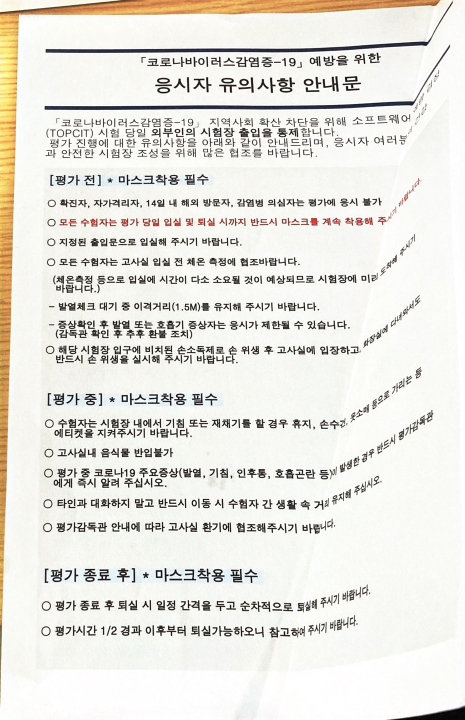
#> input picture 인간컴퓨터상호작용/팀플/hv_project/flatten/flatten/1.jpg, 929 x 1440 px, given in place of the camera (shown at 1/2 size)
$ python flatten.2.py
#> lines starting #> are read from the running program, lines starting #| are printed output that depends on the picture; after the words box and inside, x2 and y2 are one past the last pixel; in counts of white or black regions, pixels touching at a corner belong together
from cgitb import reset
import cv2
import numpy as np

def rectify(h):
    h = h.reshape((4,2))
    hnew = np.zeros((4,2),dtype = np.float32)

    add = h.sum(1)
    hnew[0] = h[np.argmin(add)]
    hnew[2] = h[np.argmax(add)]

    diff = np.diff(h,axis = 1)
    hnew[1] = h[np.argmin(diff)]
    hnew[3] = h[np.argmax(diff)]

    return hnew

# add image here.
# We can also use laptop's webcam if the resolution is good enough to capture
# readable document content
cap = cv2.VideoCapture(1, cv2.CAP_DSHOW)
while(True):
    ret, image = cap.read()
#> image is the input picture: shape (1440, 929, 3); mean B, G, R 223.5, 229.7, 231.4

    # resize image so it can be processed
    # choose optimal dimensions such that important content is not lost
    image = cv2.resize(image, (1500, 880))
#> image: shape (880, 1500, 3)

    # creating copy of original image
    orig = image.copy()

    # convert to grayscale and blur to smooth
    change_hsv = cv2.cvtColor(image, cv2.COLOR_BGR2HSV)
#> change_hsv: shape (880, 1500, 3); mean H, S, V 34.3, 12.2, 232.3
    h, s, v = cv2.split(change_hsv)
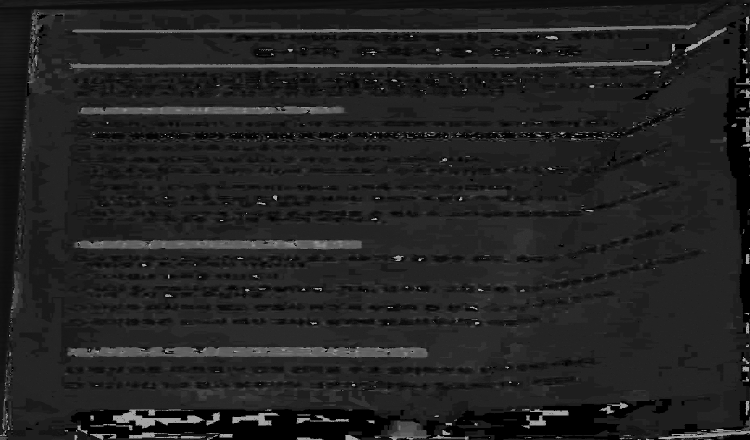
#> h: shape (880, 1500) (shown at 1/2 size); min 0, max 179, mean 34.3
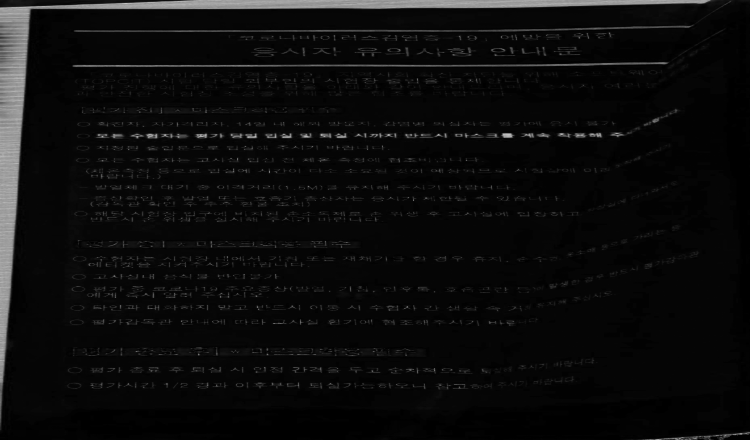
#> s: shape (880, 1500) (shown at 1/2 size); min 0, max 255, mean 12.2
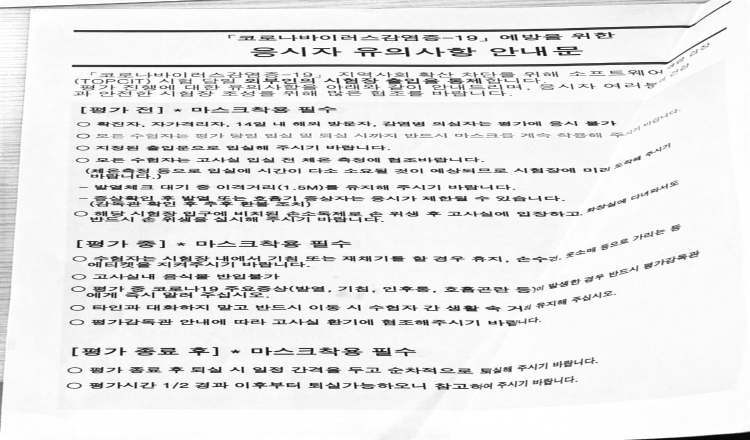
#> v: shape (880, 1500) (shown at 1/2 size); min 3, max 255, mean 232.3
    blurred = cv2.GaussianBlur(v, (5, 5), 0)
    cv2.imshow("temp", v)
    #blurred = cv2.medianBlur(gray, 5)

    # apply Canny Edge Detection
    edged = cv2.Canny(blurred, 40, 90)
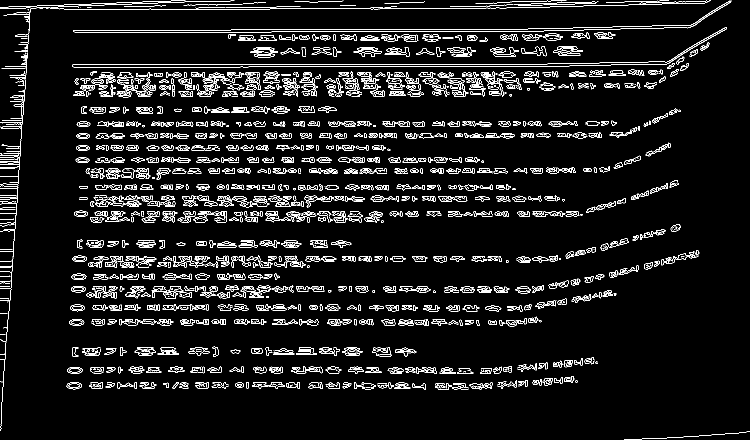
#> edged: shape (880, 1500) (shown at 1/2 size); 6.4% white in thin lines or dots
    orig_edged = edged.copy()
    """
    lines = cv2.HoughLines(edged,1,np.pi/180,150)
    if lines is not None:
        for i in range(len(lines)):
            for rho, theta in lines[i]:
                a = np.cos(theta)
                b = np.sin(theta)
                x0 = a*rho
                y0 = b*rho
                x1 = int(x0 + 1000*(-b))
                y1 = int(y0+1000*(a))
                x2 = int(x0 - 1000*(-b))
                y2 = int(y0 -1000*(a))
                cv2.line(image,(x1,y1),(x2,y2),(0,255,0),2)
    res = np.vstack((orig, image))
    """
    # find the contours in the edged image, keeping only the
    # largest ones, and initialize the screen contour
    (contours, _) = cv2.findContours(edged, cv2.RETR_LIST, cv2.CHAIN_APPROX_NONE)
#> contours = 3051 contours, 1965 with area under 20; largest, box (x1, y1, x2, y2) and area: (144, 54, 1454, 135) 6068, (144, 54, 1454, 135) 5928, (147, 1, 1463, 65) 5592, (147, 1, 1462, 65) 5490, (1322, 500, 1399, 531) 422
    contours = sorted(contours, key=cv2.contourArea, reverse=True)

    #x,y,w,h = cv2.boundingRect(contours[0])
    #cv2.rectangle(image,(x,y),(x+w,y+h),(0,0,255),0)

    # get approximate contour
    for c in contours:
        p = cv2.arcLength(c, True)
        approx = cv2.approxPolyDP(c, 0.01 * p, True)

        if len(approx) == 4:
            target = approx
            break
#> this loop made 1 pass
#> (p, target) on pass 1: (2693.8, [[1453, 55], [1333, 124], [144, 133], [1329, 129]])


    # mapping target points to 800x800 quadrilateral
    approx = rectify(target)
#> in rectify, `h = h.reshape((4,2))`: h = [[1453, 55], [1333, 124], [144, 133], [1329, 129]]
#> in rectify, `add = h.sum(1)`: add = [1508, 1457, 277, 1458]
#> in rectify, `diff = np.diff(h,axis = 1)`: diff = [-1398, -1209, -11, -1200]
#> approx = [[144, 133], [1453, 55], [1453, 55], [144, 133]]
    pts2 = np.float32([[0,0],[800,0],[800,800],[0,800]])

    M = cv2.getPerspectiveTransform(approx,pts2)
#> M = [[-0.000364, -0.00611, 0.865], [0.000211, 0.00355, -0.502], [5e-08, 8.39e-07, -0.000119]]
    dst = cv2.warpPerspective(orig,M,(800,800))
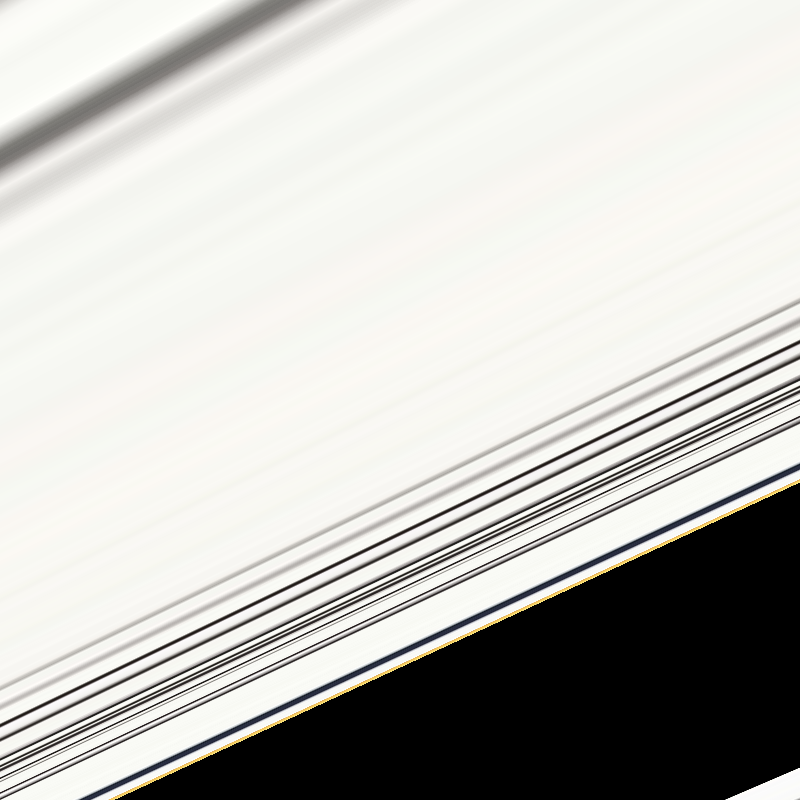
#> dst: shape (800, 800, 3); mean B, G, R 190.7, 194.7, 195.2

    cv2.drawContours(image, [target], -1, (255, 0, 0), 2)
    cv2.imshow("temp", dst)
    dst = cv2.cvtColor(dst, cv2.COLOR_BGR2GRAY)
#> dst: shape (800, 800)


    # using thresholding on warped image to get scanned effect (If Required)
    ret,th1 = cv2.threshold(dst,127,255,cv2.THRESH_BINARY)
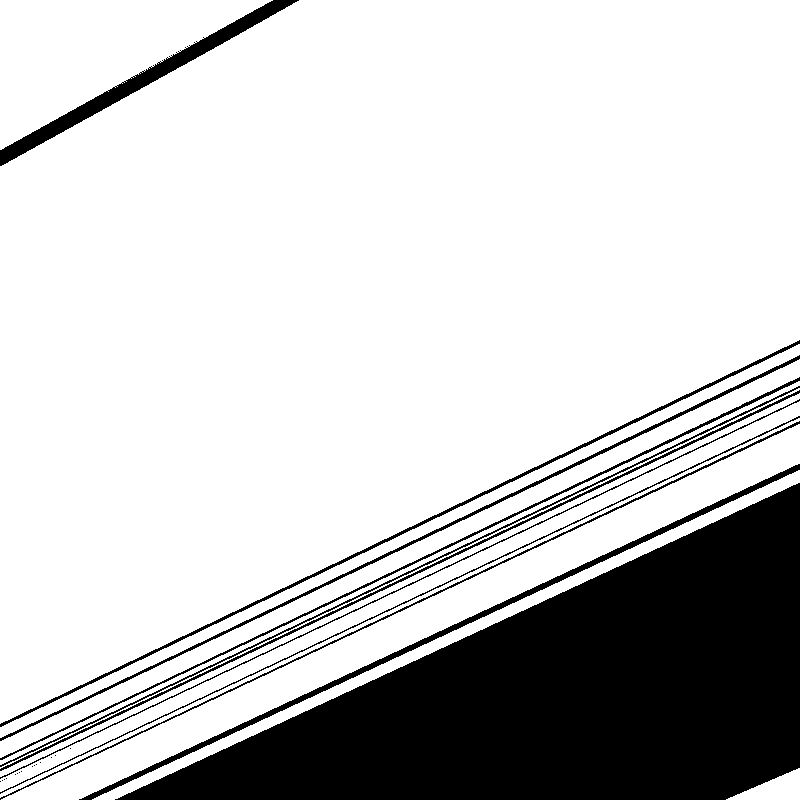
#> th1: shape (800, 800); 79.3% white; 26 black regions (15 under 20 px), largest, box (x1, y1, x2, y2) and area: (115, 483, 800, 800) 107636, (0, 0, 299, 166) 4529, (79, 464, 800, 800) 4269
    th2 = cv2.adaptiveThreshold(dst,255,cv2.ADAPTIVE_THRESH_MEAN_C,\
                cv2.THRESH_BINARY,11,2)
#> th2: shape (800, 800); 91.7% white; 1312 black regions (1290 under 20 px), largest, box (x1, y1, x2, y2) and area: (0, 0, 338, 181) 5538, (0, 318, 800, 710) 5115, (115, 483, 800, 800) 4943
    th3 = cv2.adaptiveThreshold(dst,255,cv2.ADAPTIVE_THRESH_GAUSSIAN_C,\
                cv2.THRESH_BINARY,11,2)
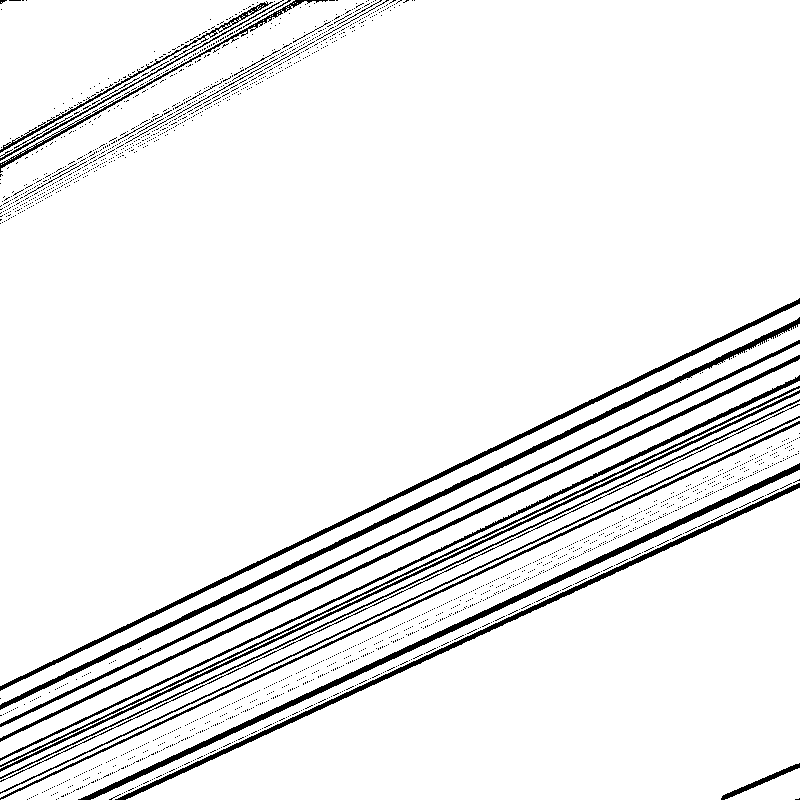
#> th3: shape (800, 800); 93.2% white; 2127 black regions (2094 under 20 px), largest, box (x1, y1, x2, y2) and area: (0, 317, 800, 710) 4517, (78, 463, 800, 800) 4400, (0, 298, 800, 691) 3837
    ret2,th4 = cv2.threshold(dst,0,255,cv2.THRESH_BINARY+cv2.THRESH_OTSU)
#> ret2 = 127

    cv2.imshow("Original.jpg", orig)
    cv2.imshow("Original Gray.jpg", change_hsv)
    cv2.imshow("Original Blurred.jpg", blurred)
    cv2.imshow("Original Edged.jpg", orig_edged)
    #cv2.imshow("hough line", res)
    cv2.imshow("Outline.jpg", image)
    cv2.imshow("Thresh Binary.jpg", th1)
    cv2.imshow("Thresh mean.jpg", th2)
    cv2.imshow("Thresh gauss.jpg", th3)
    cv2.imshow("Otsu's.jpg", th4)
    cv2.imshow("dst.jpg", dst)

    # other thresholding methods
    """
    ret,thresh1 = cv2.threshold(dst,127,255,cv2.THRESH_BINARY)
    ret,thresh2 = cv2.threshold(dst,127,255,cv2.THRESH_BINARY_INV)
    ret,thresh3 = cv2.threshold(dst,127,255,cv2.THRESH_TRUNC)
    ret,thresh4 = cv2.threshold(dst,127,255,cv2.THRESH_TOZERO)
    ret,thresh5 = cv2.threshold(dst,127,255,cv2.THRESH_TOZERO_INV)
    cv2.imshow("Thresh Binary", thresh1)
    cv2.imshow("Thresh Binary_INV", thresh2)
    cv2.imshow("Thresh Trunch", thresh3)
    cv2.imshow("Thresh TOZERO", thresh4)
    cv2.imshow("Thresh TOZERO_INV", thresh5)
    """
    if cv2.waitKey(1) & 0xFF == ord('q'):
#> (key q is pressed here)
        break

#cv2.waitKey(0)
cap.release()
cv2.destroyAllWindows()

$ run again, on 인간컴퓨터상호작용/팀플/hv_project/flatten/flatten/3.jpg
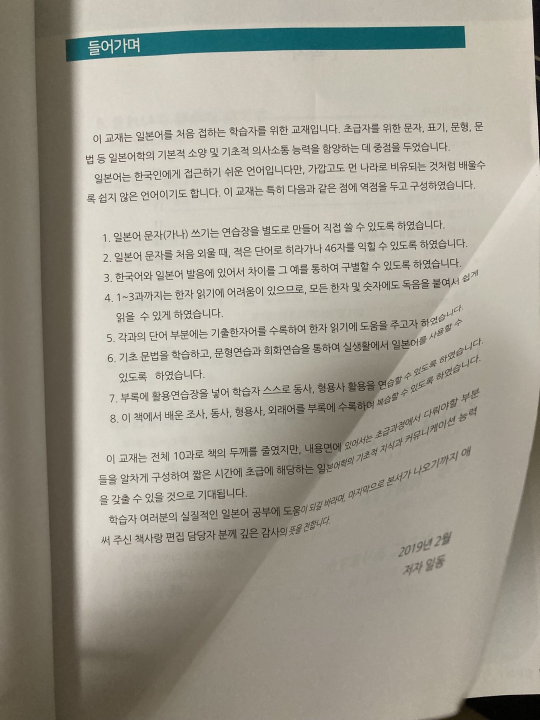
#> input picture 인간컴퓨터상호작용/팀플/hv_project/flatten/flatten/3.jpg, 1080 x 1440 px, given in place of the camera (shown at 1/2 size)
#> image is the input picture: shape (1440, 1080, 3); mean B, G, R 145.4, 157.6, 161.6
#> change_hsv: shape (880, 1500, 3); mean H, S, V 22.8, 35.9, 163.3
#> `edged = cv2.Canny(blurred, 40, 90)`:
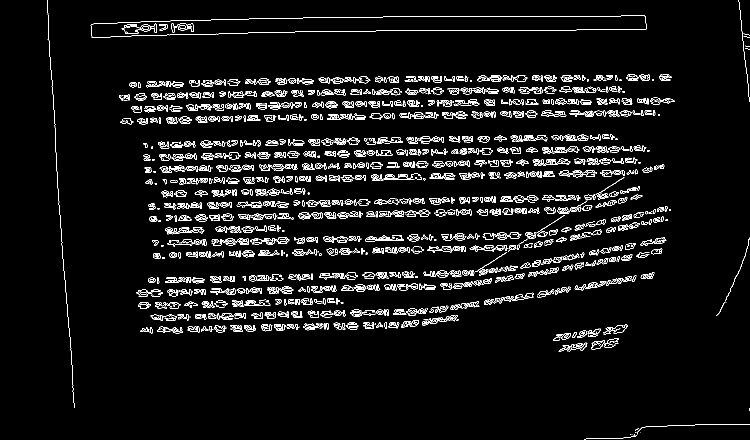
#> edged: shape (880, 1500) (shown at 1/2 size); 5% white in thin lines or dots
#> contours = 2962 contours, 1549 with area under 20; largest, box (x1, y1, x2, y2) and area: (181, 31, 1294, 76) 30698, (181, 31, 1294, 76) 30694, (355, 46, 388, 64) 354, (275, 47, 314, 66) 308, (1182, 681, 1210, 699) 304
#> the loop `for c in contours:` made 1 pass
#> (p, target) on pass 1: (2299.2, [[1293, 55], [1289, 31], [181, 50], [184, 75]])
#> in rectify, `h = h.reshape((4,2))`: h = [[1293, 55], [1289, 31], [181, 50], [184, 75]]
#> add = [1348, 1320, 231, 259]
#> diff = [-1238, -1258, -131, -109]
#> `approx = rectify(target)`: approx = [[181, 50], [1289, 31], [1293, 55], [184, 75]]
#> M = [[0.69, -0.0827, -120.7], [0.546, 31.84, -1690.9], [-3.44e-05, 4.6e-05, 1]]
#> th1: shape (800, 800); 12.3% white; 7 white regions, largest, box (x1, y1, x2, y2) and area: (15, 651, 577, 800) 54692, (43, 0, 92, 563) 9932, (121, 0, 144, 550) 6209
#> th2: shape (800, 800); 83% white; 1687 black regions (1048 under 20 px), largest, box (x1, y1, x2, y2) and area: (1, 0, 18, 800) 5135, (50, 0, 75, 598) 4946, (38, 4, 62, 750) 4268
#> th3: shape (800, 800); 89.1% white; 2244 black regions (1744 under 20 px), largest, box (x1, y1, x2, y2) and area: (97, 0, 114, 583) 3386, (77, 0, 89, 582) 3109, (91, 0, 105, 583) 3097
#> `ret2,th4 = cv2.threshold(dst,0,255,cv2.THRESH_BINARY+cv2.THRESH_OTSU)`:
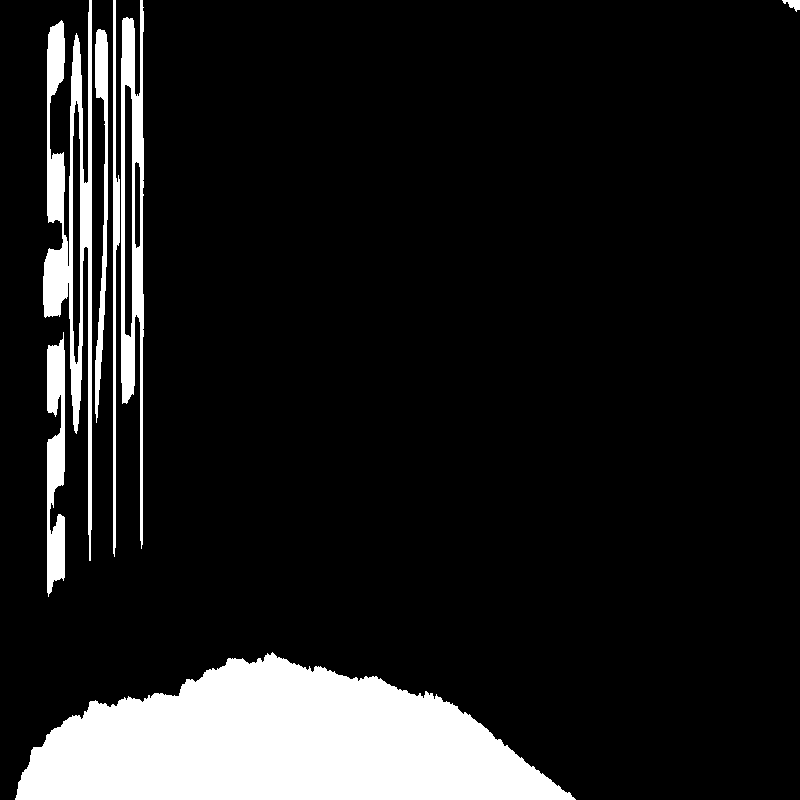
#> th4: shape (800, 800); 12.1% white; 7 white regions, largest, box (x1, y1, x2, y2) and area: (15, 652, 576, 800) 53901, (43, 0, 92, 561) 9639, (121, 0, 144, 549) 5997
#> ret2 = 131
